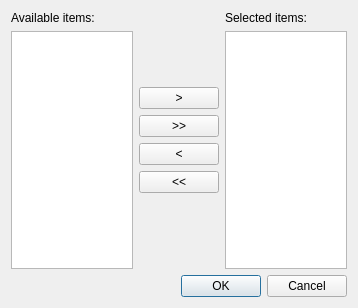
<?xml version="1.0" encoding="UTF-8"?>
<ui version="4.0">
 <class>ColumnSelectorDialog</class>
 <widget class="QDialog" name="ColumnSelectorDialog">
  <property name="geometry">
   <rect>
    <x>0</x>
    <y>0</y>
    <width>358</width>
    <height>308</height>
   </rect>
  </property>
  <property name="windowTitle">
   <string>Select columns</string>
  </property>
  <layout class="QGridLayout" name="gridLayout">
   <item row="0" column="0">
    <layout class="QVBoxLayout" name="verticalLayout_5">
     <item>
      <layout class="QHBoxLayout" name="threeColumnsLayout">
       <item>
        <layout class="QVBoxLayout" name="verticalLayout">
         <item>
          <widget class="QLabel" name="label">
           <property name="text">
            <string>Available items:</string>
           </property>
          </widget>
         </item>
         <item>
          <widget class="QListView" name="allColumnsList">
           <property name="selectionMode">
            <enum>QAbstractItemView::ExtendedSelection</enum>
           </property>
          </widget>
         </item>
        </layout>
       </item>
       <item>
        <layout class="QVBoxLayout" name="verticalLayout_4">
         <item>
          <spacer name="verticalSpacer">
           <property name="orientation">
            <enum>Qt::Vertical</enum>
           </property>
           <property name="sizeHint" stdset="0">
            <size>
             <width>20</width>
             <height>40</height>
            </size>
           </property>
          </spacer>
         </item>
         <item>
          <layout class="QVBoxLayout" name="addRemoveButtonsLayout">
           <item>
            <widget class="QPushButton" name="addOneButton">
             <property name="toolTip">
              <string>Add selected item(s)</string>
             </property>
             <property name="text">
              <string>&gt;</string>
             </property>
            </widget>
           </item>
           <item>
            <widget class="QPushButton" name="addAllButton">
             <property name="toolTip">
              <string>Add all items</string>
             </property>
             <property name="text">
              <string>&gt;&gt;</string>
             </property>
            </widget>
           </item>
           <item>
            <widget class="QPushButton" name="removeOneButton">
             <property name="toolTip">
              <string>Remove selected items(s)</string>
             </property>
             <property name="text">
              <string>&lt;</string>
             </property>
            </widget>
           </item>
           <item>
            <widget class="QPushButton" name="removeAllButton">
             <property name="toolTip">
              <string>Remove all items</string>
             </property>
             <property name="text">
              <string>&lt;&lt;</string>
             </property>
            </widget>
           </item>
          </layout>
         </item>
         <item>
          <spacer name="verticalSpacer_2">
           <property name="orientation">
            <enum>Qt::Vertical</enum>
           </property>
           <property name="sizeHint" stdset="0">
            <size>
             <width>20</width>
             <height>40</height>
            </size>
           </property>
          </spacer>
         </item>
        </layout>
       </item>
       <item>
        <layout class="QVBoxLayout" name="verticalLayout_2">
         <item>
          <widget class="QLabel" name="label_2">
           <property name="text">
            <string>Selected items:</string>
           </property>
          </widget>
         </item>
         <item>
          <widget class="QListView" name="selectedColumnsList">
           <property name="selectionMode">
            <enum>QAbstractItemView::ExtendedSelection</enum>
           </property>
          </widget>
         </item>
        </layout>
       </item>
      </layout>
     </item>
     <item>
      <widget class="QDialogButtonBox" name="buttonBox">
       <property name="orientation">
        <enum>Qt::Horizontal</enum>
       </property>
       <property name="standardButtons">
        <set>QDialogButtonBox::Cancel|QDialogButtonBox::Ok</set>
       </property>
      </widget>
     </item>
    </layout>
   </item>
  </layout>
 </widget>
 <resources/>
 <connections>
  <connection>
   <sender>buttonBox</sender>
   <signal>accepted()</signal>
   <receiver>ColumnSelectorDialog</receiver>
   <slot>accept()</slot>
   <hints>
    <hint type="sourcelabel">
     <x>248</x>
     <y>254</y>
    </hint>
    <hint type="destinationlabel">
     <x>157</x>
     <y>274</y>
    </hint>
   </hints>
  </connection>
  <connection>
   <sender>buttonBox</sender>
   <signal>rejected()</signal>
   <receiver>ColumnSelectorDialog</receiver>
   <slot>reject()</slot>
   <hints>
    <hint type="sourcelabel">
     <x>316</x>
     <y>260</y>
    </hint>
    <hint type="destinationlabel">
     <x>286</x>
     <y>274</y>
    </hint>
   </hints>
  </connection>
 </connections>
</ui>
